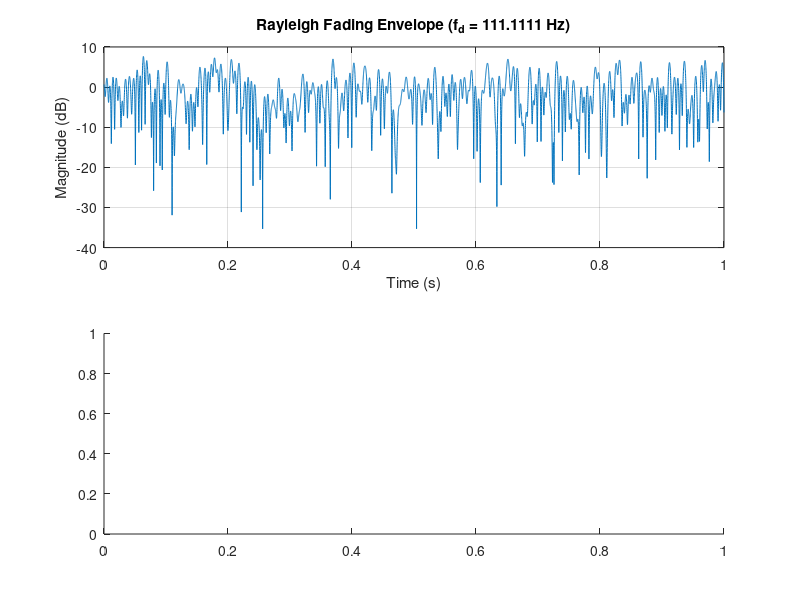

The MATLAB script that drew this image: (Note: this script raises an error after producing the figure.)
clc; clear; close all;

% --- 1. System Parameters ---
fc = 2.4e9;             % Carrier Frequency (2.4 GHz)
v_kmh = 50;             % Velocity (km/h)
v = v_kmh / 3.6;        % Velocity (m/s)
c = 3e8;                % Speed of Light
fd = (v/c) * fc;        % Max Doppler Shift (Hz)

fs = 10000;             % Sample Rate
T = 1;                  % Duration for envelope plot
t = (0 : 1/fs : T-1/fs); 

% --- 2. Rayleigh Channel Generation (Sum-of-Sinusoids) ---
M = 32;                 % Number of paths (scatterers)
alpha = 2*pi*rand(1,M); % Random arrival angles
phi   = 2*pi*rand(1,M); % Random initial phases

% Doppler argument: 2*pi*fd*t*cos(alpha)
% Vectorized calculation: (M x N matrix)
arg = 2*pi*fd * (cos(alpha).') * t; 
h_raw = sum(exp(1j * (arg + phi.')), 1);

% Normalize power to 1 (0 dB)
h = h_raw / sqrt(mean(abs(h_raw).^2));

% --- 3. Plotting Envelope & Spectrum ---
figure;
subplot(2,1,1); 
plot(t, 20*log10(abs(h))); 
xlabel('Time (s)'); ylabel('Magnitude (dB)');
title(['Rayleigh Fading Envelope (f_d = ' num2str(fd) ' Hz)']); grid on;

subplot(2,1,2);
[pxx, f_spec] = pwelch(h, 512, 256, 1024, fs, 'centered');
plot(f_spec, 10*log10(pxx)); 
xlabel('Frequency (Hz)'); ylabel('PSD (dB/Hz)');
title('Doppler Spectrum (Jakes Spectrum)'); grid on;
xlim([-fd*2, fd*2]); % Zoom in on the Doppler spread

% --- 4. BER Simulation (QPSK) ---
fprintf('Simulating BER... ');
numSym = 1e5;                   % Increase symbols for better accuracy
data = randi([0 3], numSym, 1); % Random symbols (0-3)

% QPSK Mapping: exp(j(theta))
constellation = exp(1j * (pi/4 + (0:3)*pi/2)).'; 
txSym = constellation(data + 1);

% Generate Channel for Simulation Duration
t_sim = (0:numSym-1) / fs;
arg_sim = 2*pi*fd * (cos(alpha).') * t_sim;
h_sim_raw = sum(exp(1j * (arg_sim + phi.')), 1).';
h_sim = h_sim_raw / sqrt(mean(abs(h_sim_raw).^2));

EbNo_dB = 0:2:20;
BER = zeros(size(EbNo_dB));

for k = 1:length(EbNo_dB)
    % Calculate Noise Power
    % SNR = Eb/No + 10log10(bits_per_sym)
    snr_dB = EbNo_dB(k) + 10*log10(2); 
    noise_var = 1 / 10^(snr_dB/10); 
    
    % Channel Effect + Noise
    noise = sqrt(noise_var/2) * (randn(numSym,1) + 1j*randn(numSym,1));
    rxSig = h_sim .* txSym + noise;
    
    % Equalization (Zero Forcing: Divide by h)
    rxEq = rxSig ./ h_sim;
    
    % Detection (Vectorized Min Distance)
    % Find closest constellation point
    [~, detected_idx] = min(abs(rxEq - constellation.'), [], 2);
    
    % Calculate Error Rate
    BER(k) = mean((detected_idx - 1) ~= data);
end
fprintf('Done.\n');

% Plot BER
figure;
semilogy(EbNo_dB, BER, 'b-o', 'LineWidth', 2); hold on;
% Theoretical Rayleigh BER for QPSK (Approx 1/2SNR)
semilogy(EbNo_dB, 0.5./(10.^(EbNo_dB/10)), 'r--'); 
grid on; legend('Simulated', 'Theory (Approx)');
xlabel('Eb/No (dB)'); ylabel('Bit Error Rate');
title('BER Performance in Rayleigh Fading');